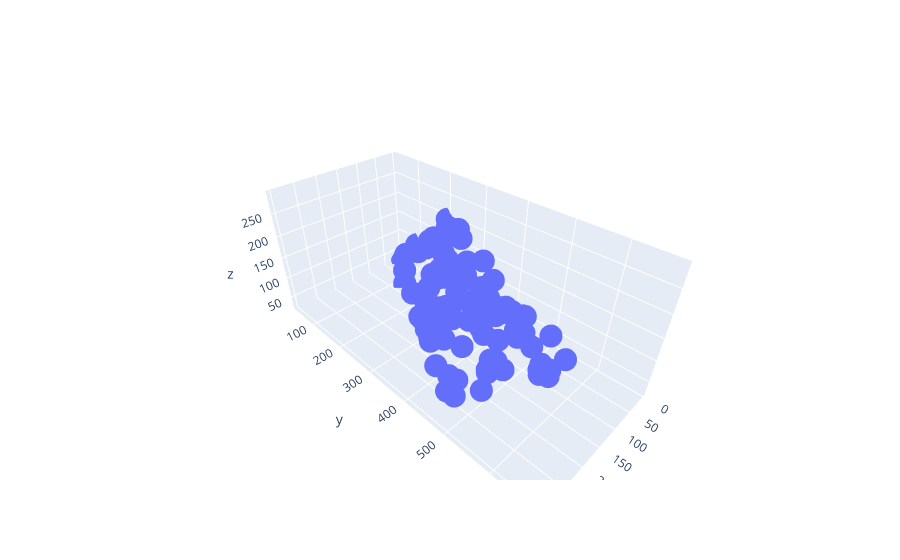

Notebook cell for this chart:
### Code cell
basis = np.array([[3, 5, 1], [0, 2, 2]])

import plotly.graph_objects as go

points = np.array([basis[0] * np.random.rand() * 100 + basis[1] * np.random.rand() * 100 for r in range(100)])

fig = go.Figure(data=[go.Scatter3d(x=points[:,0], y=points[:,1], z=points[:,2], mode='markers')])
fig.show()
